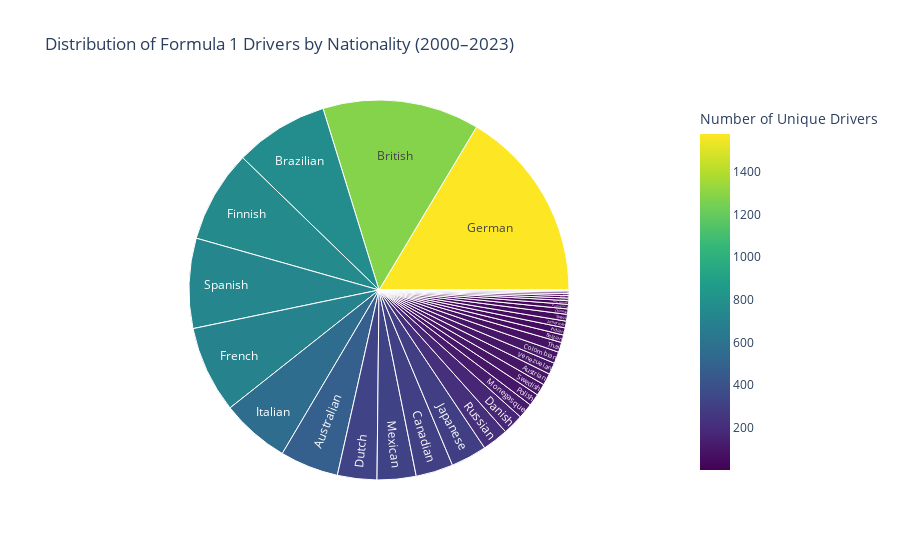

Notebook code for this chart:
### Code cell
import plotly.express as px

# Assuming 'driver_nationality_counts' is already prepared with 'nationality' and 'Number of Unique Drivers'
# If 'driver_nationality_counts' is not a DataFrame, convert it first
if not isinstance(driver_nationality_counts, pd.DataFrame):
    driver_nationality_counts = driver_nationality_counts.reset_index(name='Number of Unique Drivers')

# Creating the sunburst chart
fig = px.sunburst(driver_nationality_counts,
                  path=['nationality'],  # This defines the hierarchy levels; in this case, it's just nationality
                  values='Number of Unique Drivers',  # Sizes of the segments
                  color='Number of Unique Drivers',  # Color scale based on the number of drivers
                  color_continuous_scale='Viridis',  # A visually appealing color scale
                  title='Distribution of Formula 1 Drivers by Nationality (2000–2023)')

# Display the figure
fig.show()

### Figure 1 — Plotly figure (JSON) as saved in the notebook; plotly's stock layout.template omitted (floating-point values rounded to 4 significant figures)
{"data": [{"branchvalues": "total", "customdata": [[55], [21], [478], [96], [62], [766], [1281], [305], [44], [95], [3], [169], [322], [755], [710], [1576], [20], [59], [12], [14], [561], [294], [16], [318], [125], [30], [99], [37], [213], [735], [97], [55], [81], [96]], "domain": {"x": [0, 1], "y": [0, 1]}, "hovertemplate": "labels=%{label}<br>Number of Unique Drivers_sum=%{value}<br>parent=%{parent}<br>id=%{id}<br>Number of Unique Drivers=%{color}<extra></extra>", "ids": ["American", "Argentine", "Australian", "Austrian", "Belgian", "Brazilian", "British", "Canadian", "Chinese", "Colombian", "Czech", "Danish", "Dutch", "Finnish", "French", "German", "Hungarian", "Indian", "Indonesian", "Irish", "Italian", "Japanese", "Malaysian", "Mexican", "Monegasque", "New Zealander", "Polish", "Portuguese", "Russian", "Spanish", "Swedish", "Swiss", "Thai", "Venezuelan"], "labels": ["American", "Argentine", "Australian", "Austrian", "Belgian", "Brazilian", "British", "Canadian", "Chinese", "Colombian", "Czech", "Danish", "Dutch", "Finnish", "French", "German", "Hungarian", "Indian", "Indonesian", "Irish", "Italian", "Japanese", "Malaysian", "Mexican", "Monegasque", "New Zealander", "Polish", "Portuguese", "Russian", "Spanish", "Swedish", "Swiss", "Thai", "Venezuelan"], "marker": {"coloraxis": "coloraxis", "colors": [55, 21, 478, 96, 62, 766, 1281, 305, 44, 95, 3, 169, 322, 755, 710, 1576, 20, 59, 12, 14, 561, 294, 16, 318, 125, 30, 99, 37, 213, 735, 97, 55, 81, 96]}, "name": "", "parents": ["", "", "", "", "", "", "", "", "", "", "", "", "", "", "", "", "", "", "", "", "", "", "", "", "", "", "", "", "", "", "", "", "", ""], "type": "sunburst", "values": [55, 21, 478, 96, 62, 766, 1281, 305, 44, 95, 3, 169, 322, 755, 710, 1576, 20, 59, 12, 14, 561, 294, 16, 318, 125, 30, 99, 37, 213, 735, 97, 55, 81, 96]}], "layout": {"autosize": true, "coloraxis": {"colorbar": {"title": {"text": "Number of Unique Drivers"}}, "colorscale": [[0, "#440154"], [0.1111, "#482878"], [0.2222, "#3e4989"], [0.3333, "#31688e"], [0.4444, "#26828e"], [0.5556, "#1f9e89"], [0.6667, "#35b779"], [0.7778, "#6ece58"], [0.8889, "#b5de2b"], [1, "#fde725"]]}, "legend": {"tracegroupgap": 0}, "title": {"text": "Distribution of Formula 1 Drivers by Nationality (2000–2023)"}}}
